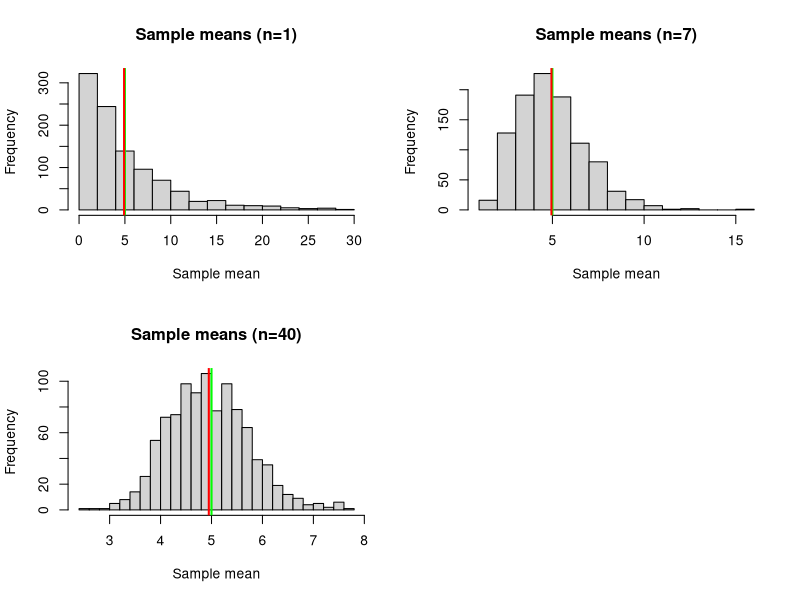

Reproduce this figure in R.
## ---- chunk 1
set.seed(1234567890)
lambda=.2
n=40
repeats=1000
sample_matrix <- matrix(rexp(n*repeats, rate=lambda), nrow=repeats, ncol=n)
## ---- chunk 2

## ---- chunk 3

## ---- chunk 4
par(mfrow=c(2,2))

n=1
sample_matrix <- matrix(rexp(n*repeats, rate=lambda), nrow=repeats, ncol=n)
hist(rowMeans(sample_matrix), breaks=20, main=paste("Sample means (n=", n, ")", sep=""), xlab="Sample mean")
theoretical_mean_exp <- 1/lambda
abline(v=theoretical_mean_exp, lwd=2, col="Green")
mean_of_sample_means <- mean(rowMeans(sample_matrix))
abline(v=mean_of_sample_means, lwd=2, col="Red")

n=7
sample_matrix <- matrix(rexp(n*repeats, rate=lambda), nrow=repeats, ncol=n)
hist(rowMeans(sample_matrix), breaks=20, main=paste("Sample means (n=", n, ")", sep=""), xlab="Sample mean")
theoretical_mean_exp <- 1/lambda
abline(v=theoretical_mean_exp, lwd=2, col="Green")
mean_of_sample_means <- mean(rowMeans(sample_matrix))
abline(v=mean_of_sample_means, lwd=2, col="Red")

n=40
sample_matrix <- matrix(rexp(n*repeats, rate=lambda), nrow=repeats, ncol=n)
hist(rowMeans(sample_matrix), breaks=20, main=paste("Sample means (n=", n, ")", sep=""), xlab="Sample mean")
theoretical_mean_exp <- 1/lambda
abline(v=theoretical_mean_exp, lwd=2, col="Green")
mean_of_sample_means <- mean(rowMeans(sample_matrix))
abline(v=mean_of_sample_means, lwd=2, col="Red")
